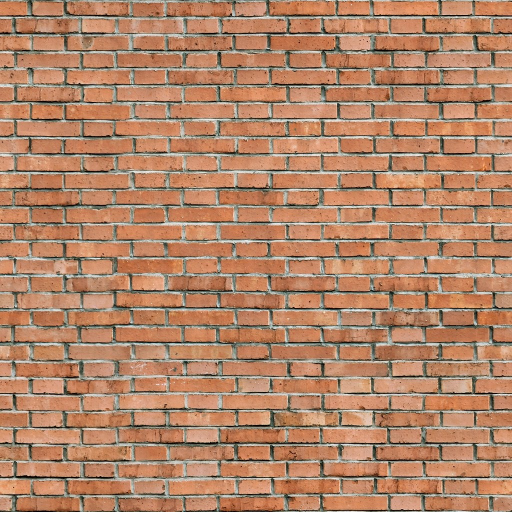
#> input picture zona/assets/tex/brick_col.jpg, 1024 x 1024 px (shown at 1/2 size)
$ python gen_textures.py
#> lines starting #> are read from the running program, lines starting #| are printed output that depends on the picture
"""Генератор бесшовных PBR-фактур для «Зоны» (albedo + normal + roughness).

Шум — спектральный синтез (1/f^beta через обратное БПФ), поэтому фактуры
тайлятся без швов. Запуск: python3 zona/tools/gen_textures.py
"""
import os
import numpy as np
from PIL import Image

N = 1024
OUT = os.path.join(os.path.dirname(__file__), '..', 'assets', 'tex')
rng = np.random.default_rng(7)


def spectral(beta=2.0, n=N, seed=None, aniso=(1.0, 1.0)):
    r = np.random.default_rng(seed) if seed is not None else rng
    fx = np.fft.fftfreq(n)[:, None] * aniso[1]
    fy = np.fft.fftfreq(n)[None, :] * aniso[0]
    f = np.sqrt(fx * fx + fy * fy)
    f[0, 0] = 1
    amp = 1.0 / f ** (beta / 2)
    amp[0, 0] = 0
    ph = r.uniform(0, 2 * np.pi, (n, n))
    img = np.real(np.fft.ifft2(amp * np.exp(1j * ph)))
    img -= img.min()
    return img / img.max()


def band(lo, hi, seed):
    """Шум в полосе частот — для пор, зерна, пятен."""
    r = np.random.default_rng(seed)
    fx = np.fft.fftfreq(N)[:, None]
    fy = np.fft.fftfreq(N)[None, :]
    f = np.sqrt(fx * fx + fy * fy) * N
    mask = ((f >= lo) & (f <= hi)).astype(float)
    ph = r.uniform(0, 2 * np.pi, (N, N))
    img = np.real(np.fft.ifft2(mask * np.exp(1j * ph)))
    img -= img.min()
    return img / img.max()


def smooth(x, a, b):
    t = np.clip((x - a) / (b - a), 0, 1)
    return t * t * (3 - 2 * t)


def mix(a, b, t):
    t = t[..., None] if t.ndim == 2 else t
    return a * (1 - t) + b * t


def col(*rgb):
    return np.array(rgb, dtype=float)[None, None, :] / 255.0


def normal_from_height(h, strength=4.0):
    dx = (np.roll(h, -1, 1) - np.roll(h, 1, 1)) * strength
    dy = (np.roll(h, -1, 0) - np.roll(h, 1, 0)) * strength
    nz = np.ones_like(h)
    L = np.sqrt(dx * dx + dy * dy + nz * nz)
    n = np.stack([-dx / L, dy / L, nz / L], -1)  # OpenGL (+Y вверх)
    return (n * 0.5 + 0.5)


def save(name, albedo, height, rough, nstrength=4.0):
#> called with name = 'concrete', nstrength = 3
    os.makedirs(OUT, exist_ok=True)
    Image.fromarray((np.clip(albedo, 0, 1) * 255).astype(np.uint8)).save(os.path.join(OUT, name + '_col.jpg'), quality=88)
    Image.fromarray((normal_from_height(height, nstrength) * 255).astype(np.uint8)).save(os.path.join(OUT, name + '_nrm.jpg'), quality=90)
    Image.fromarray((np.clip(rough, 0, 1) * 255).astype(np.uint8)).save(os.path.join(OUT, name + '_rgh.jpg'), quality=85)
    print('ok', name)


yy, xx = np.mgrid[0:N, 0:N] / N

# ---------- бетон
def concrete(name='concrete', seed=1, tint=(1, 1, 1)):
    big = spectral(2.6, seed=seed)
    mid = spectral(1.6, seed=seed + 1)
    pores = band(180, 420, seed + 2)
    streak = spectral(2.2, seed=seed + 3, aniso=(0.12, 1.0))  # вертикальные потёки
    base = mix(col(128, 126, 118), col(170, 166, 154), big)
    base = mix(base, col(96, 94, 86), smooth(streak, 0.62, 0.9) * 0.55)
    base = mix(base, col(105, 112, 88), smooth(spectral(2.4, seed=seed + 4), 0.7, 0.92) * 0.45)  # зелёный налёт
    base *= (0.9 + mid[..., None] * 0.2)
    dark_p = smooth(pores, 0.78, 0.9)
    base = mix(base, base * 0.55, dark_p)
    agg = smooth(band(120, 260, seed + 8), 0.7, 0.8)
    base = mix(base, base * 1.15, agg * 0.5)
    base *= np.array(tint)[None, None, :]
    height = big * 0.3 + mid * 0.2 - dark_p * 0.6 + pores * 0.15
    rough = 0.82 + mid * 0.12 - smooth(streak, 0.62, 0.9) * 0.1
    return base, height, rough

a, h, r = concrete()
save('concrete', a, h, r, 3.0)

# бетонный забор ПО-2: ромбический рельеф
a2, h2, r2 = concrete('fence', seed=11, tint=(0.97, 0.97, 0.95))
u = (xx * 4) % 1; v = (yy * 2) % 1
dia = np.abs(u - 0.5) + np.abs(v - 0.5)  # ромбы
rel = smooth(dia, 0.42, 0.46) - smooth(dia, 0.47, 0.5)  # выпуклая грань
rel2 = smooth(dia, 0.18, 0.2) * (1 - smooth(dia, 0.2, 0.22))
hfence = h2 * 0.5 + rel * 1.2 + rel2 * 0.6
a2 = mix(a2, a2 * 0.8, smooth(dia, 0.45, 0.5))
save('fence', a2, hfence, r2, 3.5)

# ---------- ржавчина
def rust(name='rust', seed=21, paint=None):
    big = spectral(2.2, seed=seed)
    fine = band(60, 300, seed + 1)
    spots = spectral(2.0, seed=seed + 2)
    pit = band(250, 500, seed + 3)
    base = mix(col(70, 36, 20), col(168, 88, 40), big)
    base = mix(base, col(42, 28, 22), smooth(spots, 0.55, 0.78))
    base = mix(base, col(196, 128, 64), smooth(fine, 0.68, 0.88) * 0.7)
    base = mix(base, col(96, 80, 64), smooth(spectral(2.4, seed=seed + 9), 0.66, 0.8) * 0.6)  # серые окалины
    base *= (0.75 + band(120, 400, seed + 10)[..., None] * 0.5)
    height = big * 0.3 + fine * 0.3 - smooth(pit, 0.8, 0.95) * 0.5
    rough = 0.75 + fine * 0.2
    if paint is not None:
        pm = smooth(spectral(2.3, seed=seed + 5), 0.42, 0.5)  # где краска уцелела
        pc = mix(col(*paint) * 0.85, col(*paint) * 1.1, spectral(2.5, seed=seed + 6))
        pc = mix(pc, pc * 0.6, smooth(spectral(2.0, seed=seed + 7, aniso=(0.15, 1.0)), 0.6, 0.85) * 0.5)
        base = mix(base, pc, pm)
        height = height * (1 - pm) + (0.6 + fine * 0.05) * pm
        rough = rough * (1 - pm) + 0.55 * pm
    return base, height, rough

save('rust', *rust(), 4.0)
save('army', *rust('army', 31, paint=(78, 88, 58)), 4.0)       # облупившаяся «хаки»
save('bluepaint', *rust('bluepaint', 41, paint=(62, 92, 112)), 4.0)

# ---------- асфальт с трещинами
big = spectral(2.4, seed=51)
agg = band(200, 480, 52)
stones = smooth(agg, 0.72, 0.8)
base = mix(col(46, 46, 45), col(78, 77, 74), big)
base = mix(base, col(150, 146, 136), stones * 0.7)
# трещины: края ячеек Вороного (тайлящиеся)
pts = rng.uniform(0, 1, (60, 2))
d1 = np.full((N, N), 9.0); d2 = np.full((N, N), 9.0)
for px, py in pts:
    for ox in (-1, 0, 1):
        for oy in (-1, 0, 1):
            d = np.sqrt((xx - px - ox) ** 2 + (yy - py - oy) ** 2)
            d2 = np.where(d < d1, d1, np.minimum(d2, d)); d1 = np.minimum(d1, d)
edge = d2 - d1
warp = spectral(2.0, seed=53)
crack = (1 - smooth(edge + (warp - 0.5) * 0.02, 0.0, 0.006)) * smooth(spectral(2.2, seed=54), 0.45, 0.6)
base = mix(base, col(18, 18, 17), crack)
base = mix(base, col(60, 66, 40), smooth(spectral(2.5, seed=55), 0.75, 0.9) * crack.clip(0, 1) * 0)  # (без травы — её ставим геометрией)
patch = smooth(spectral(2.8, seed=56), 0.78, 0.8)
base = mix(base, col(34, 34, 34), patch * 0.8)
height = big * 0.2 + stones * 0.5 - crack * 0.9
rough = 0.88 - stones * 0.1 + crack * 0.1
save('asphalt', base, height, rough, 3.0)

# ---------- профнастил (оцинковка с ржавыми потёками)
wave = 0.5 + 0.5 * np.sin(xx * 2 * np.pi * 10)
big = spectral(2.3, seed=61)
streak = spectral(2.0, seed=62, aniso=(0.08, 1.0))
base = mix(col(128, 132, 132), col(160, 162, 160), big)
base = mix(base, col(130, 70, 34), smooth(streak, 0.55, 0.85) * 0.8)
base = mix(base, col(80, 50, 34), smooth(spectral(2.0, seed=63), 0.72, 0.85))
base *= (0.85 + wave[..., None] * 0.2)
height = wave * 1.0 + big * 0.1
rough = 0.5 + smooth(streak, 0.55, 0.85) * 0.4
save('corrugated', base, height, rough, 6.0)

# ---------- шифер (волнистые асбестоцементные листы с лишайником)
wave = 0.5 + 0.5 * np.sin(xx * 2 * np.pi * 6)
seam = smooth((yy * 2) % 1, 0.0, 0.03) * (1 - smooth((yy * 2) % 1, 0.97, 1.0))
big = spectral(2.4, seed=71)
lichen = smooth(spectral(2.2, seed=72), 0.66, 0.74) * smooth(band(40, 160, 73), 0.45, 0.6)
moss = smooth(spectral(2.6, seed=74), 0.7, 0.85)
base = mix(col(118, 118, 110), col(152, 150, 140), big)
base = mix(base, col(70, 72, 66), smooth(spectral(2.0, seed=75, aniso=(0.2, 1.0)), 0.6, 0.9) * 0.6)
base = mix(base, col(160, 150, 90), lichen * 0.8)
base = mix(base, col(66, 82, 40), moss * 0.85)
base *= (0.85 + wave[..., None] * 0.22)
base = mix(base, base * 0.5, 1 - seam)
height = wave * 0.8 + big * 0.15 + seam * 0.3
rough = 0.85 + big * 0.1
save('slate', base, height, rough, 5.0)

# ---------- доски (старая серая древесина)
boards = 6
bx = (xx * boards) % 1
bid = np.floor(xx * boards)
grain = spectral(2.0, seed=81, aniso=(0.04, 1.0))
fine = spectral(1.5, seed=82, aniso=(0.1, 1.0))
tone = (np.sin(bid * 12.9898) * 43758.5453) % 1
base = mix(col(92, 86, 76), col(138, 130, 116), grain * 0.7 + tone[..., ] * 0.3)
base = mix(base, col(70, 62, 50), smooth(fine, 0.6, 0.9) * 0.6)
base = mix(base, col(84, 96, 60), smooth(spectral(2.6, seed=83), 0.78, 0.9) * 0.5)  # мох по низу досок
base *= (0.7 + spectral(1.2, seed=84, aniso=(0.02, 1.0))[..., None] * 0.6)
kn = np.zeros((N, N))
for kx, ky in rng.uniform(0, 1, (14, 2)):
    d = np.sqrt(((xx - kx + 0.5) % 1 - 0.5) ** 2 * 9 + ((yy - ky + 0.5) % 1 - 0.5) ** 2)
    kn = np.maximum(kn, 1 - smooth(d, 0.004, 0.02))
base = mix(base, col(48, 38, 30), kn)
gap = smooth(bx, 0.0, 0.02) * (1 - smooth(bx, 0.98, 1.0))
base = mix(base * 0.25, base, gap)
height = gap * 0.6 + grain * 0.3 + fine * 0.2
rough = 0.85 + fine * 0.1
save('planks', base, height, rough, 4.0)

# ---------- штукатурка, осыпавшаяся до кирпича
brick = np.asarray(Image.open(os.path.join(OUT, 'brick_col.jpg')).convert('RGB').resize((N, N))) / 255.0 if os.path.exists(os.path.join(OUT, 'brick_col.jpg')) else mix(col(130, 60, 40), col(150, 80, 50), spectral(2))
pl_big = spectral(2.4, seed=91)
peel = smooth(spectral(2.2, seed=92) + band(30, 120, 93) * 0.25, 0.68, 0.72)
plaster = mix(col(150, 160, 138), col(190, 196, 176), pl_big)
plaster = mix(plaster, col(110, 112, 96), smooth(spectral(2.0, seed=94, aniso=(0.12, 1.0)), 0.6, 0.9) * 0.6)
plaster *= (0.92 + band(150, 400, 95)[..., None] * 0.12)
base = mix(plaster, brick * 0.9, peel)
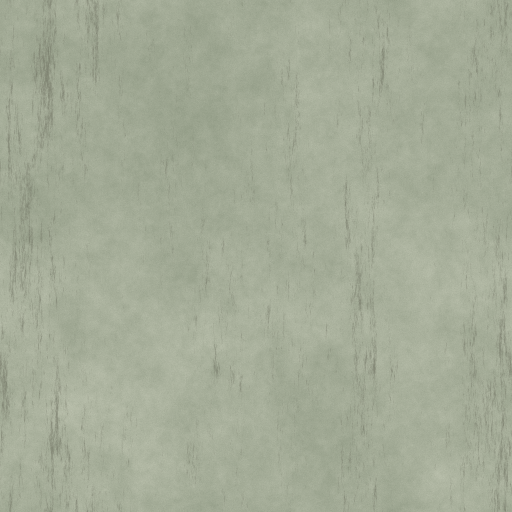
#> plaster: shape (1024, 1024, 3) float64 (shown at 1/2 size); mean R, G, B 0.645, 0.675, 0.595
edge = smooth(peel, 0.0, 0.5) * (1 - smooth(peel, 0.5, 1.0))
base = mix(base, base * 0.6, edge)
height = (1 - peel) * 0.8 + pl_big * 0.2
rough = 0.9 - peel * 0.05
save('plaster', base, height, rough, 4.0)
#> in normal_from_height (call 10), `dx = (np.roll(h, -1, 1) - np.roll(h, 1, 1)) * strength`:
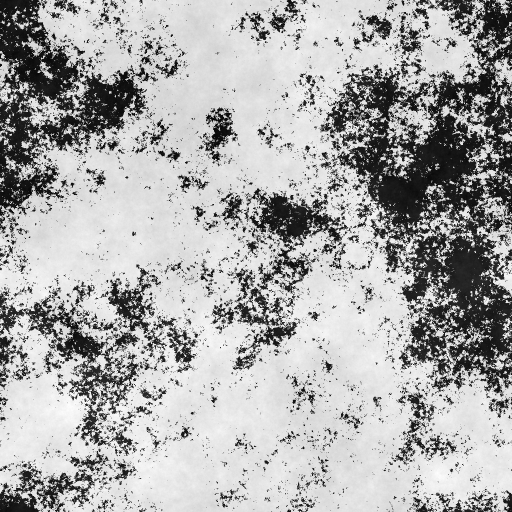
#> h: shape (1024, 1024) float64 (shown at 1/2 size); min 0.00848, max 1, mean 0.675
#> in normal_from_height (call 10), `dy = (np.roll(h, -1, 0) - np.roll(h, 1, 0)) * strength`:
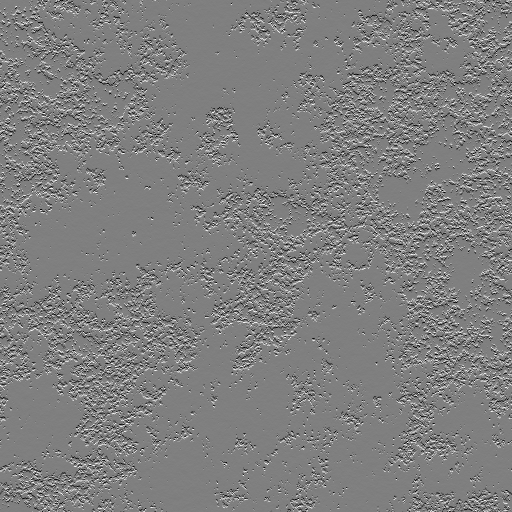
#> dy: shape (1024, 1024) float64 (shown at 1/2 size); min -3.36, max 3.36, mean 1.5e-19; drawn with min black and max white
#> in normal_from_height (call 10), `L = np.sqrt(dx * dx + dy * dy + nz * nz)`:
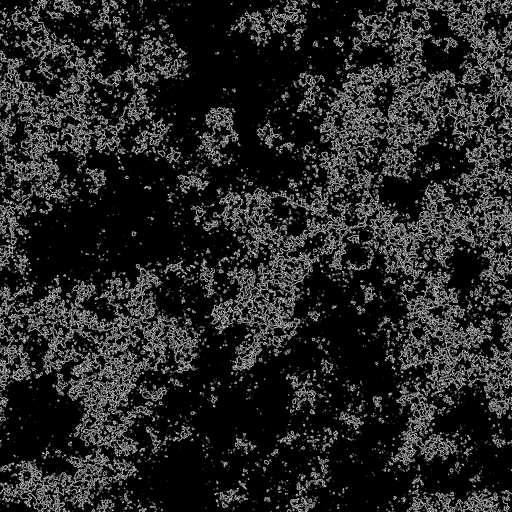
#> L: shape (1024, 1024) float64 (shown at 1/2 size); min 1, max 4.79, mean 1.56; drawn with min black and max white
#> in normal_from_height (call 10), `n = np.stack([-dx / L, dy / L, nz / L], -1)`:
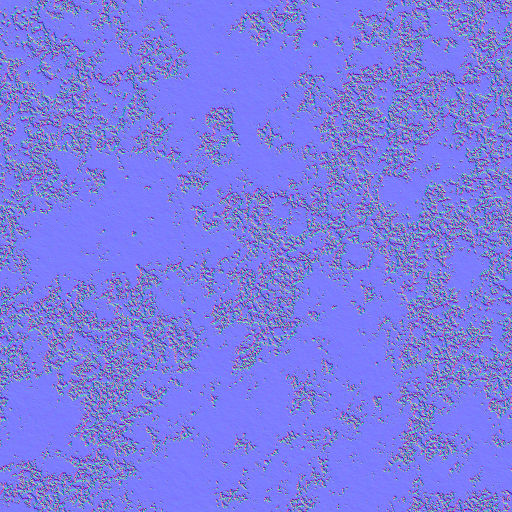
#> n: shape (1024, 1024, 3) float64 (shown at 1/2 size); mean of channels 0, 1, 2 1.19e-05, 1.25e-05, 0.825; drawn with min black and max white

# ---------- мешковина (мешки с песком)
weave = (0.5 + 0.25 * np.sin(xx * 2 * np.pi * 120) + 0.25 * np.sin(yy * 2 * np.pi * 120))
big = spectral(2.2, seed=101)
base = mix(col(120, 106, 76), col(160, 144, 104), big) * (0.85 + weave[..., None] * 0.2)
base = mix(base, col(80, 70, 50), smooth(spectral(2.0, seed=102), 0.7, 0.9) * 0.6)
save('burlap', base, weave * 0.4 + big * 0.3, 0.95 + big * 0.0, 3.0)
#> in save (call 11), `Image.fromarray((np.clip(albedo, 0, 1) * 255).astype(np.uint8)).save(o..`:
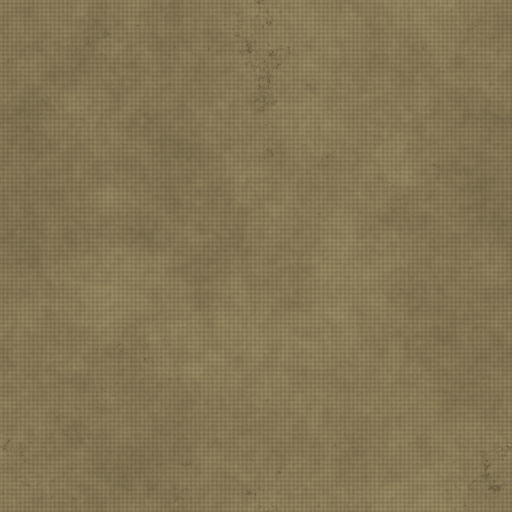
#> saved as burlap_col.jpg: PIL image 1024x1024 RGB (shown at 1/2 size); mean R, G, B 132.3, 118.1, 84.9
#> in save (call 11), `Image.fromarray((normal_from_height(height, nstrength) * 255).astype(n..`:
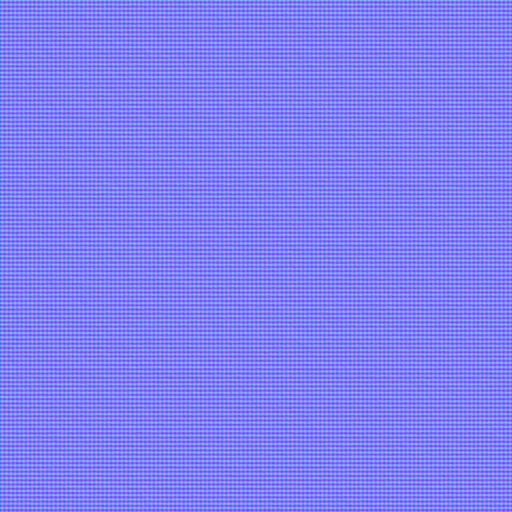
#> saved as burlap_nrm.jpg: PIL image 1024x1024 RGB (shown at 1/2 size); mean R, G, B 127, 127, 245.2
